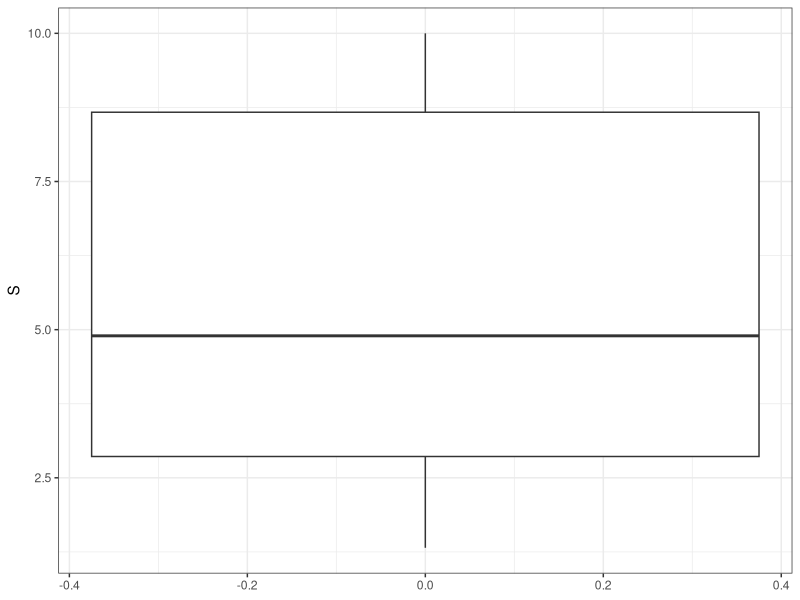
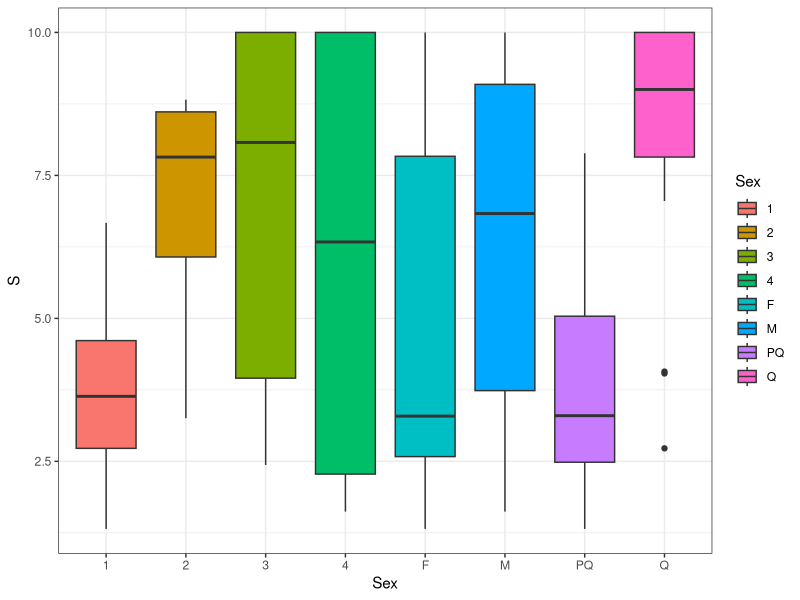

Source code (R) for these figures, in order: (Note: this script raises an error after producing the figures.)
## ---- chunk 1
knitr::opts_chunk$set(echo = TRUE)
## ---- chunk 2
library(ggplot2)
library(gridExtra)
## ---- chunk 3
sat <- read.csv('sat02.csv')
## ---- chunk 4
str(sat)
## ---- chunk 5
sat$Etype <- as.factor(sat$Etype)
summary(sat)
## ---- chunk 6
sapply(sat, function(x) sum(is.na(x)))
## ---- chunk 7
ggplot(data = sat, aes(y=S)) +
  geom_boxplot()+
  theme_bw()
## ---- chunk 8
ggplot(data=sat, aes(y=S))+
  geom_boxplot(aes(x=Sex, fill=Sex))+
  geom_boxplot(aes(x=Wtype, fill=Wtype))+
  geom_boxplot(aes(x=Etype, fill=Etype))+
  theme_bw()
## ---- chunk 9
intervalo <- 0.97
s <- sd(sat$S)
errorSd <- s/sqrt(length(sat$S))
valorCritico <- (1-intervalo)/2
tValue <- qt(c(valorCritico, 1-valorCritico), df = 37)
margenError <- tValue * errorSd
inicioIntervalo <- mean(sat$S) + margenError[1]
finIntervalo <- mean(sat$S) + margenError[2]

print(paste0("El intervalo de confianza es: [", inicioIntervalo, ',', finIntervalo, ']'))
## ---- chunk 10
# Para intervalo de confianza del 90%
x1 <-  mean(sat[sat$Wtype == "Q",]$S)
x2 <- mean(sat[sat$Wtype == "PQ",]$S)
sigma1 <- sd(sat[sat$Wtype == "Q",]$S)
sigma2 <- sd(sat[sat$Wtype == "PQ",]$S)
n1<- nrow(sat[sat$Wtype == "Q",])
n2<- nrow(sat[sat$Wtype == "PQ",])

s1_2 = sqrt((sigma1^2 / n1) + (sigma2^2 / n2))

t <- (x1 - x2) / (s1_2)
print(paste("El estadistico del contraste es: ", t))
valCritico <- qt(p = c(0.90, 0.10), df = 37)
print(paste("El valor critico es: ", valCritico))
p_value <-   2*(pt(q = t, df =  30, lower.tail = FALSE))
print(paste("El p-valor es: ", p_value))
## ---- chunk 11
# Para el intervalo de confianza de 0.95
t <- (x1 - x2) / (s1_2)
print(paste("El estadistico del contraste es: ", t))
valCritico <- qt(p = c(0.95, 0.05), df = 37)
print(paste("El valor critico es: ", valCritico))
p_value <-   2*(pt(q = t, df = 30, lower.tail = FALSE))
print(paste("El p-valor es: ", p_value))
## ---- chunk 12
# Para intervalo de confianza del 90%
x1 <-  mean(sat[sat$Sex == "M",]$S)
x2 <- mean(sat[sat$Sex == "F",]$S)
sigma1 <- sd(sat[sat$Sex == "M",]$S)
sigma2 <- sd(sat[sat$Sex == "F",]$S)
n1<- nrow(sat[sat$Sex == "M",])
n2<- nrow(sat[sat$Sex == "F",])

s1_2 = sqrt((sigma1^2 / n1) + (sigma2^2 / n2))

t <- (x1 - x2) / (s1_2)
print(paste("El estadistico del contraste es: ", t))
valCritico <- qt(p = c(0.90, 0.10), df = 37)
print(paste("El valor critico es: ", valCritico))
p_value <-   2*(pt(q = t, df =  30, lower.tail = FALSE))
print(paste("El p-valor es: ", p_value))
## ---- chunk 13
# Para el intervalo de confianza de 0.95
t <- (x1 - x2) / (s1_2)
print(paste("El estadistico del contraste es: ", t))
valCritico <- qt(p = c(0.95, 0.05), df = 30)
print(paste("El valor critico es: ", valCritico))
p_value <-   2*(pt(q = t, df = 30, lower.tail = FALSE))
print(paste("El p-valor es: ", p_value))
## ---- chunk 14
sat$Sex <- relevel(sat$Sex,  ref = 'F')
sat$Etype <- relevel(sat$Etype,  ref = '1')
sat$Wtype <- relevel(sat$Wtype,  ref = 'PQ')
sat_lm <- lm(S ~ H + Sex + Etype + Wtype, data = sat)
summary(sat_lm)
## ---- chunk 15
print(paste0("La satisfacción estimada es: ",predict(sat_lm, data.frame(H = 40, Etype = '4', Wtype = "Q", Sex = "M"))))
print(paste0("La satisfacción estimada es: ",predict(sat_lm, data.frame(H = 40, Etype = '4', Wtype = "PQ", Sex = "M"))))
## ---- chunk 16
print(
             predict(sat_lm,
                     data.frame(H = 40, Etype = '4',
                                Wtype = "Q", Sex = "M"),
                     interval = "predict", level = 0.95))
print(
             predict(sat_lm,
                     data.frame(H = 40, Etype = '4',
                                Wtype = "PQ", Sex = "M"),
                     interval = "predict", level = 0.95))
## ---- chunk 17
plot(sat_lm)
## ---- chunk 18
tapply(sat$S, sat$Etype, mean)
## ---- chunk 19
aov_fit = lm(S ~ Etype, sat)
anova(aov_fit)
## ---- chunk 20
aov.info = function(x){
  return( data.frame(n = length(x), meanVal = mean(x), sdVal = sd(x)))
}

print(aov.info(as.numeric(sat$S)))
data <- tapply(sat$S, sat$Etype, aov.info)
print(data)
## ---- chunk 21
meansofgroups <- function(groupsname){ # function to calculate means of groups
  
  mog <- mean(groupsname, na.rm = TRUE)
  return(mog)
}

total_mean <- sum(sat$S)/nrow(sat)

means_of_groups <- c(data$`1`$meanVal, data$`2`$meanVal, data$`3`$meanVal ,data$`4`$meanVal)
ss <- function(ss_data, group_mean){  #function to calculate sum of squares
  w <- 0
  for(i in seq_along(ss_data)) {
    w[i] <- ss_data[i] - group_mean 
  }
  return(w^2) 
}

ss_within <- sum(ss(sat$S[sat$Etype == '1'], means_of_groups[1]), ss(sat$S[sat$Etype == '2'],means_of_groups[2]), ss(sat$S[sat$Etype == '3'], means_of_groups[3]),ss(sat$S[sat$Etype == '4'], means_of_groups[4]), na.rm = TRUE)
changetomean <- function(changetomean_data, means_groups){ # function to change all obs to means of corresponding groups
  changetomean_data[which(changetomean_data != 0)] <- means_groups
  return(changetomean_data[which(changetomean_data != 0)])
}

ss_between <- sum(ss(changetomean(sat$S[sat$Etype == '1'], means_of_groups[1]), total_mean),
                  ss(changetomean(sat$S[sat$Etype == '2'], means_of_groups[2]), total_mean),
                  ss(changetomean(sat$S[sat$Etype == '3'], means_of_groups[3]), total_mean),
                  ss(changetomean(sat$S[sat$Etype == '4'], means_of_groups[4]), total_mean))
print(paste0("SSD_I: ", ss_within))
print(paste0("SSD_E: ", ss_between))
## ---- chunk 22
plot(aov_fit)
